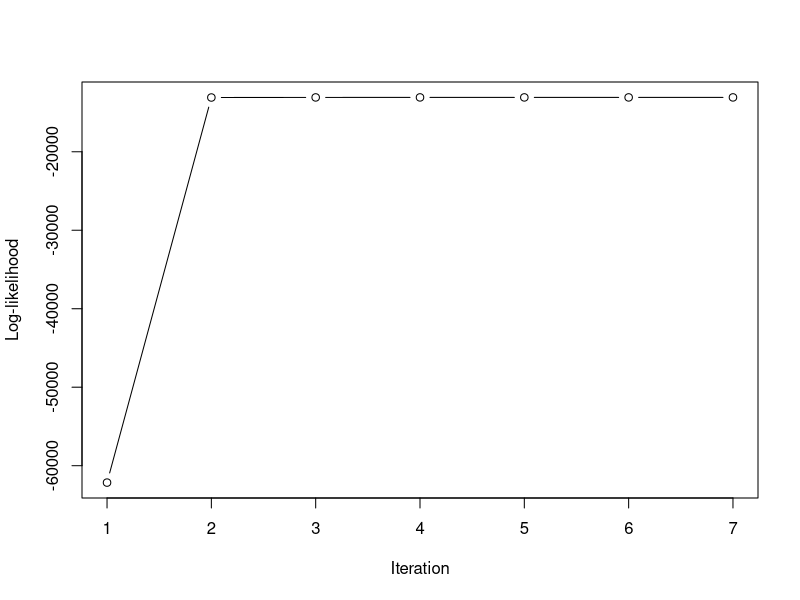

Generate this figure with R:
## ---- chunk 1
knitr::opts_chunk$set(echo = TRUE, fig.width = 6, fig.height = 4)
## ---- chunk 2
set.seed(21523514)
delta <- cbind(d1 = c(0, 1, 0, 0, 1), d2 = c(0, 0, 1, 0, 1), d3 = c(0, 0, 0, 1, 1))
w <- c(172738, 2030, 114, 68, 50)

## pr(x) of each pattern is just
pattern_prob <- function(p) {
  apply(delta, 1, function(d) prod(ifelse(d == 1, p, 1 - p)))
}

lambda <- 0.01
m      <- rep(0.9, 3)
u      <- rep(0.1, 3)
lnlik <- c()

for (t in 1:1000) {
  ## Pr(pattern pair is a match)
  match    <- lambda       * pattern_prob(m)
  nonmatch <- (1 - lambda) * pattern_prob(u)
  xi       <- match / (match + nonmatch)

  ## observed data lnlikelihood
  lnlik[t] <- sum(w * log(match + nonmatch))

  lambda <- sum(w * xi) / sum(w)
  m      <- colSums(w * xi * delta)       / sum(w * xi)
  u      <- colSums(w * (1 - xi) * delta) / sum(w * (1 - xi))
  if (t > 1 && abs(lnlik[t] - lnlik[t - 1]) < 1e-8) break
}

lambda
round(rbind(m, u), 6)

## estimated match prob
data.frame(delta, count = w, Pr_match = round(xi, 4))
plot(lnlik, type = "b", xlab = "Iteration", ylab = "Log-likelihood")

## check never decreases
all(diff(lnlik) >= 0)
